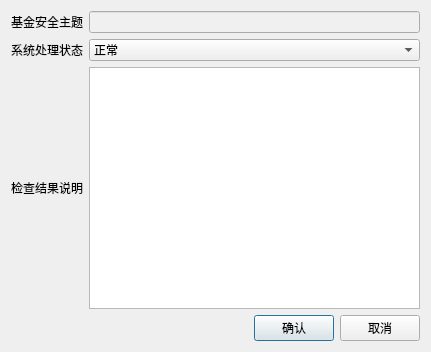
<?xml version="1.0" encoding="UTF-8"?>
<ui version="4.0">
 <class>BatchProcessTasksDialog</class>
 <widget class="QDialog" name="BatchProcessTasksDialog">
  <property name="geometry">
   <rect>
    <x>0</x>
    <y>0</y>
    <width>431</width>
    <height>352</height>
   </rect>
  </property>
  <property name="windowTitle">
   <string>Dialog</string>
  </property>
  <layout class="QGridLayout" name="gridLayout">
   <item row="0" column="0">
    <widget class="QLabel" name="titleLabel">
     <property name="text">
      <string>基金安全主题</string>
     </property>
     <property name="alignment">
      <set>Qt::AlignRight|Qt::AlignTrailing|Qt::AlignVCenter</set>
     </property>
    </widget>
   </item>
   <item row="0" column="1">
    <widget class="QLineEdit" name="titleEdit">
     <property name="enabled">
      <bool>true</bool>
     </property>
     <property name="styleSheet">
      <string notr="true">background-color: rgb(240, 240, 240);
color: rgb(120, 120, 120);</string>
     </property>
     <property name="readOnly">
      <bool>true</bool>
     </property>
    </widget>
   </item>
   <item row="1" column="0">
    <widget class="QLabel" name="systemProcessStatusLabel">
     <property name="text">
      <string>系统处理状态</string>
     </property>
     <property name="alignment">
      <set>Qt::AlignRight|Qt::AlignTrailing|Qt::AlignVCenter</set>
     </property>
    </widget>
   </item>
   <item row="1" column="1">
    <widget class="QComboBox" name="systemProcessStatusComboBox">
     <item>
      <property name="text">
       <string>正常</string>
      </property>
     </item>
     <item>
      <property name="text">
       <string>异常</string>
      </property>
     </item>
     <item>
      <property name="text">
       <string>可疑</string>
      </property>
     </item>
     <item>
      <property name="text">
       <string>无法执行</string>
      </property>
     </item>
     <item>
      <property name="text">
       <string>脚本优化</string>
      </property>
     </item>
    </widget>
   </item>
   <item row="2" column="0">
    <widget class="QLabel" name="resultDescLabel">
     <property name="text">
      <string>检查结果说明</string>
     </property>
     <property name="alignment">
      <set>Qt::AlignRight|Qt::AlignTrailing|Qt::AlignVCenter</set>
     </property>
    </widget>
   </item>
   <item row="2" column="1">
    <widget class="QTextEdit" name="resultDescTextEdit"/>
   </item>
   <item row="3" column="1">
    <layout class="QHBoxLayout" name="horizontalLayout">
     <item>
      <spacer name="horizontalSpacer">
       <property name="orientation">
        <enum>Qt::Horizontal</enum>
       </property>
       <property name="sizeHint" stdset="0">
        <size>
         <width>40</width>
         <height>20</height>
        </size>
       </property>
      </spacer>
     </item>
     <item>
      <widget class="QPushButton" name="acceptedButton">
       <property name="maximumSize">
        <size>
         <width>100</width>
         <height>16777215</height>
        </size>
       </property>
       <property name="text">
        <string>确认</string>
       </property>
      </widget>
     </item>
     <item>
      <widget class="QPushButton" name="cancelButton">
       <property name="maximumSize">
        <size>
         <width>100</width>
         <height>16777215</height>
        </size>
       </property>
       <property name="text">
        <string>取消</string>
       </property>
      </widget>
     </item>
    </layout>
   </item>
  </layout>
 </widget>
 <resources/>
 <connections/>
</ui>
